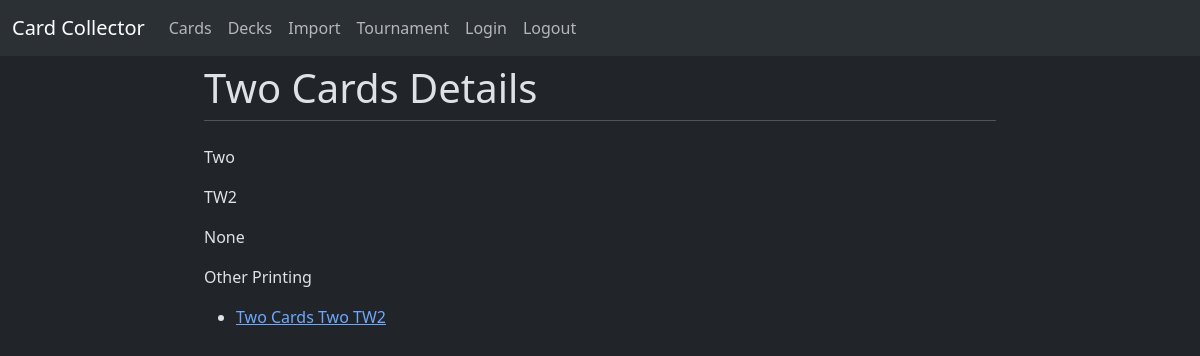
The app's page /cards/14/ with its own data.
### siteutils/models.py (models this page shows, shortened)
class menu_items(models.Model):
    title = models.CharField(max_length=200)
    url = models.CharField(max_length=200)
    login_logout = models.CharField(max_length=200, choices=[('LOGIN', 'Login'), ('LOGOUT', 'Logout')])

### cards/models.py (models this page shows, shortened)
class Card(models.Model): #creats the card model
    name = models.CharField(max_length=200)
    set_code = models.CharField(max_length=10, null=True, blank=True)
    set_num = models.CharField(max_length=10, null=True, blank=True)
    foil = models.BooleanField(default=False, null=True, blank=True)
    owner = models.ForeignKey(User, on_delete=models.PROTECT)

### cards/views.py (the view)
# urls.py: path("<str:card_id>/", views.detail, name="detail")
def detail(request, card_id):
    card = Card.objects.get(id = card_id)
    like_cards=Card.objects.filter(name=card.name).exclude(pk=card_id)
    items = menu_items.objects.all()
    PageTitle = card.name +' Details'
    context = {"card_name":card.name, "card_set":card.set_code, "foil":card.foil, "set_num":card.set_num, "likeCollection":like_cards, "items": items, "PageTitle": PageTitle}  #passes the card name that I need to display. can comma seperate no problem. The quotes are what you referencein the html
    return render(request, "cards/detail.html", context) #tells what template to use for the specified url "detail"

### cards/templates/cards/detail.html
{% extends "siteutils/base.html" %}
{% block content %}
    <p>{{ card_set }}</p>
    <p>{{ set_num }}</p>
    <p>{{ foil }}</p>
    {% if likeCollection %}
    <p>Other Printing</p>
    <ul>
      {% for card in likeCollection %}
          <li><a href = "/cards/{{card.id}}">{{ card.name }} {{ card.set_code }} {{card.set_num}}</a></li>
      {% endfor %}
      </ul>
  {% else %}
      <p>No other printings in your collection</p>
  {% endif %}
{% endblock %}

### siteutils/templates/siteutils/base.html (shortened to what this page needs)
<!doctype html>
<html lang="en-US" data-bs-theme="dark">
  <head>
	<link href="https://cdn.jsdelivr.net/npm/bootstrap@5.3.3/dist/css/bootstrap.min.css" rel="stylesheet">
  </head>
  <body>
    <header>
	<nav class="navbar navbar-expand-lg bg-body-tertiary">
        <div class="container-fluid">
            <a class="navbar-brand" href="#">Card Collector</a>
            <div class="collapse navbar-collapse" id="navbarSupportedContent">
                <ul class="navbar-nav me-auto mb-2 mb-lg-0">
                  {% for item in items %}
                  <li class="nav-item"><a class="nav-link" href = "{{item.url}}">{{ item.title }}</a></li>
                {% endfor %}
                </ul>
            </div>
        </div>
    </nav>
    </header>
<div id="content" name="content" class="main">
	<div class="row justify-content-center">
		<div class="col-8">
			<h1 class="mt-2">{{ PageTitle }}</h1>
			<hr class="mt-0 mb-4">
			{% block content %}
			{% endblock %}
</body>
</html>

### records on screen
menu_items: title "Cards"
menu_items: title "Decks"
menu_items: title "Import"
menu_items: title "Tournament"
menu_items: title "Login"
menu_items: title "Logout"
Card: set_code "Two", set_num "TW2"
Card: name "Two Cards", set_code "Two", set_num "TW2"

### other values on screen
{{ PageTitle }} "Two Cards Details"
{{ foil }} "None"
